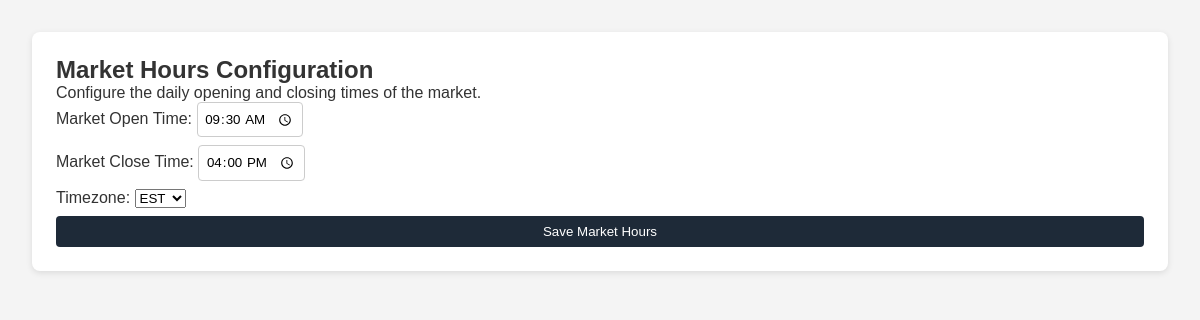
The page /admin/market/hours (signed in) on the database as committed earlier.
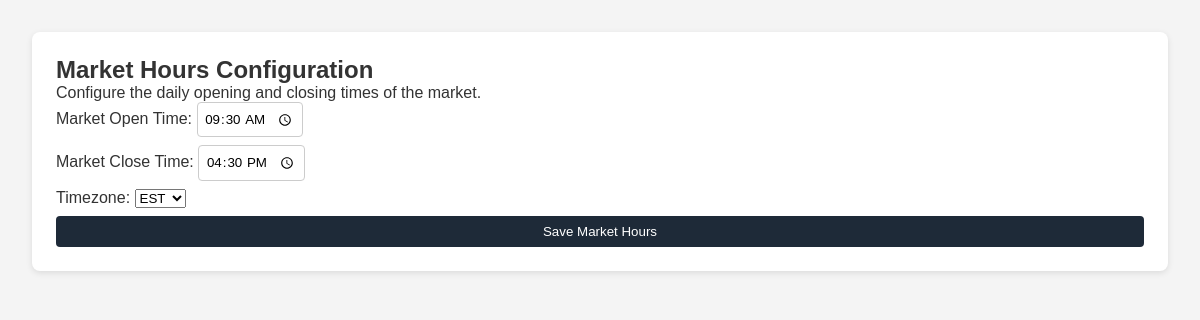
The same page on the database as committed later.
### tables this page shows
CREATE TABLE market_schedule (
    id INTEGER PRIMARY KEY CHECK (id = 1),
    open_time TEXT DEFAULT '09:30',
    close_time TEXT DEFAULT '16:00',
    timezone TEXT DEFAULT 'EST',
    trading_days TEXT DEFAULT 'monday,tuesday,wednesday,thursday,friday',
    holidays TEXT DEFAULT '',
    manual_override INTEGER DEFAULT 0,
    manual_message TEXT DEFAULT ''
);

### app.py (the view, shortened to what this page needs)
@app.route('/admin/market/hours', methods=['GET', 'POST'])
def admin_market_hours():
    check = require_admin()
    if check:
        return check
    settings = get_market_schedule()
    return render_template('admin_market_hours.html', settings=settings)

### app.py (called while the page is built)
def get_db_connection():
    conn = sqlite3.connect(DB_NAME, timeout=5, check_same_thread=False)
    conn.row_factory = sqlite3.Row
    conn.execute("PRAGMA journal_mode=WAL;")
    conn.execute("PRAGMA busy_timeout = 5000;")
    return conn

def require_admin():
    if 'user_id' not in session:
        flash("You must be logged in.", "error")
        return redirect(url_for('login'))
    conn = get_db_connection()
    user = conn.execute(
        'SELECT is_admin FROM users WHERE user_id = ?',
        (session['user_id'],)
    ).fetchone()
    conn.close()
    if not user:
        flash("User not found.", "error")
        return redirect(url_for('login'))
    is_admin = user['is_admin'] if 'is_admin' in user.keys() else 0
    if int(is_admin) != 1:
        flash("Administrator access required.", "error")
        if 'user_id' in session:
            return redirect(url_for('dashboard', user_id=session.get('user_id')))
        return redirect(url_for('login'))
    return None

def get_market_schedule():
    conn = get_db_connection()
    schedule = conn.execute(
        "SELECT * FROM market_schedule ORDER BY id DESC LIMIT 1"
    ).fetchone()
    conn.close()
    return schedule

### templates/admin_market_hours.html (shortened to what this page needs)
<!DOCTYPE html>
<html lang="en">
<head>
  <link rel="stylesheet" href="{{ url_for('static', filename='styles.css') }}">
</head>
<body>
<main>
  <section class="panel">
    <h2>Market Hours Configuration</h2>
    <p>Configure the daily opening and closing times of the market.</p>
    <form method="post">
      <div>
        <label for="open_time">Market Open Time:</label>
        <input type="time" id="open_time" name="open_time"
               value="{{ settings.open_time }}" required>
      </div>
      <div>
        <label for="close_time">Market Close Time:</label>
        <input type="time" id="close_time" name="close_time"
               value="{{ settings.close_time }}" required>
      </div>
      <div>
        <label for="timezone">Timezone:</label>
        <select id="timezone" name="timezone">
          <option value="EST" {% if settings.timezone == 'EST' %}selected{% endif %}>EST</option>
        </select>
      </div>
      <button type="submit">Save Market Hours</button>
    </form>
  </section>
</main>
</body>
</html>

Rows that differ between the two databases and show on the page:
changed market_schedule "EST": close_time "16:00" → "16:30"
